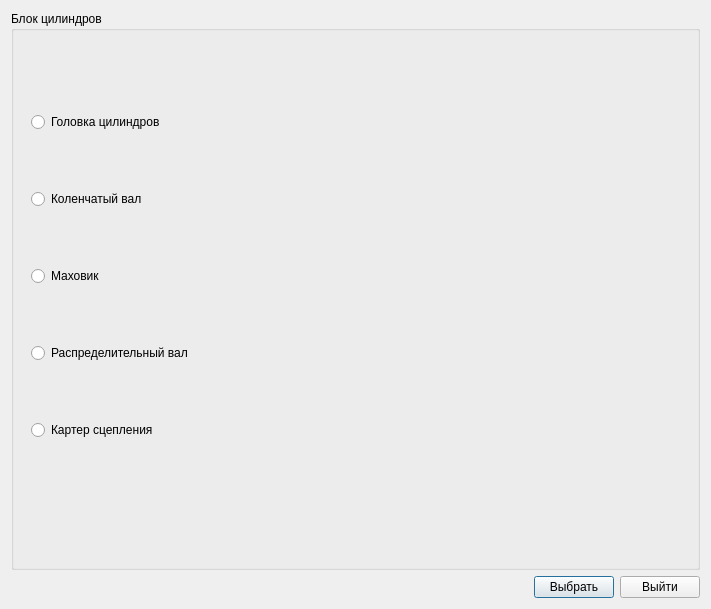
<?xml version="1.0" encoding="UTF-8"?>
<ui version="4.0">
 <class>blokcil</class>
 <widget class="QDialog" name="blokcil">
  <property name="geometry">
   <rect>
    <x>0</x>
    <y>0</y>
    <width>711</width>
    <height>609</height>
   </rect>
  </property>
  <property name="windowTitle">
   <string>Dialog</string>
  </property>
  <layout class="QGridLayout" name="gridLayout">
   <item row="2" column="2">
    <widget class="QPushButton" name="pushButton">
     <property name="text">
      <string>Выбрать</string>
     </property>
    </widget>
   </item>
   <item row="2" column="1">
    <spacer name="horizontalSpacer_2">
     <property name="orientation">
      <enum>Qt::Horizontal</enum>
     </property>
     <property name="sizeHint" stdset="0">
      <size>
       <width>40</width>
       <height>20</height>
      </size>
     </property>
    </spacer>
   </item>
   <item row="2" column="3">
    <widget class="QPushButton" name="pushButton_2">
     <property name="text">
      <string>Выйти</string>
     </property>
    </widget>
   </item>
   <item row="0" column="0" colspan="4">
    <layout class="QVBoxLayout" name="verticalLayout_2">
     <item>
      <widget class="QGroupBox" name="groupBox">
       <property name="title">
        <string>Блок цилиндров</string>
       </property>
       <widget class="QWidget" name="layoutWidget">
        <property name="geometry">
         <rect>
          <x>20</x>
          <y>50</y>
          <width>351</width>
          <height>431</height>
         </rect>
        </property>
        <layout class="QVBoxLayout" name="verticalLayout">
         <item>
          <widget class="QRadioButton" name="golovka">
           <property name="text">
            <string>Головка цилиндров</string>
           </property>
          </widget>
         </item>
         <item>
          <widget class="QRadioButton" name="kolenchval">
           <property name="text">
            <string>Коленчатый вал</string>
           </property>
          </widget>
         </item>
         <item>
          <widget class="QRadioButton" name="mahovik">
           <property name="text">
            <string>Маховик</string>
           </property>
          </widget>
         </item>
         <item>
          <widget class="QRadioButton" name="raspredval">
           <property name="text">
            <string>Распределительный вал</string>
           </property>
          </widget>
         </item>
         <item>
          <widget class="QRadioButton" name="karter">
           <property name="text">
            <string>Картер сцепления</string>
           </property>
          </widget>
         </item>
        </layout>
       </widget>
       <widget class="QLabel" name="image">
        <property name="geometry">
         <rect>
          <x>380</x>
          <y>120</y>
          <width>291</width>
          <height>281</height>
         </rect>
        </property>
        <property name="text">
         <string/>
        </property>
       </widget>
      </widget>
     </item>
    </layout>
   </item>
  </layout>
 </widget>
 <resources/>
 <connections/>
</ui>
